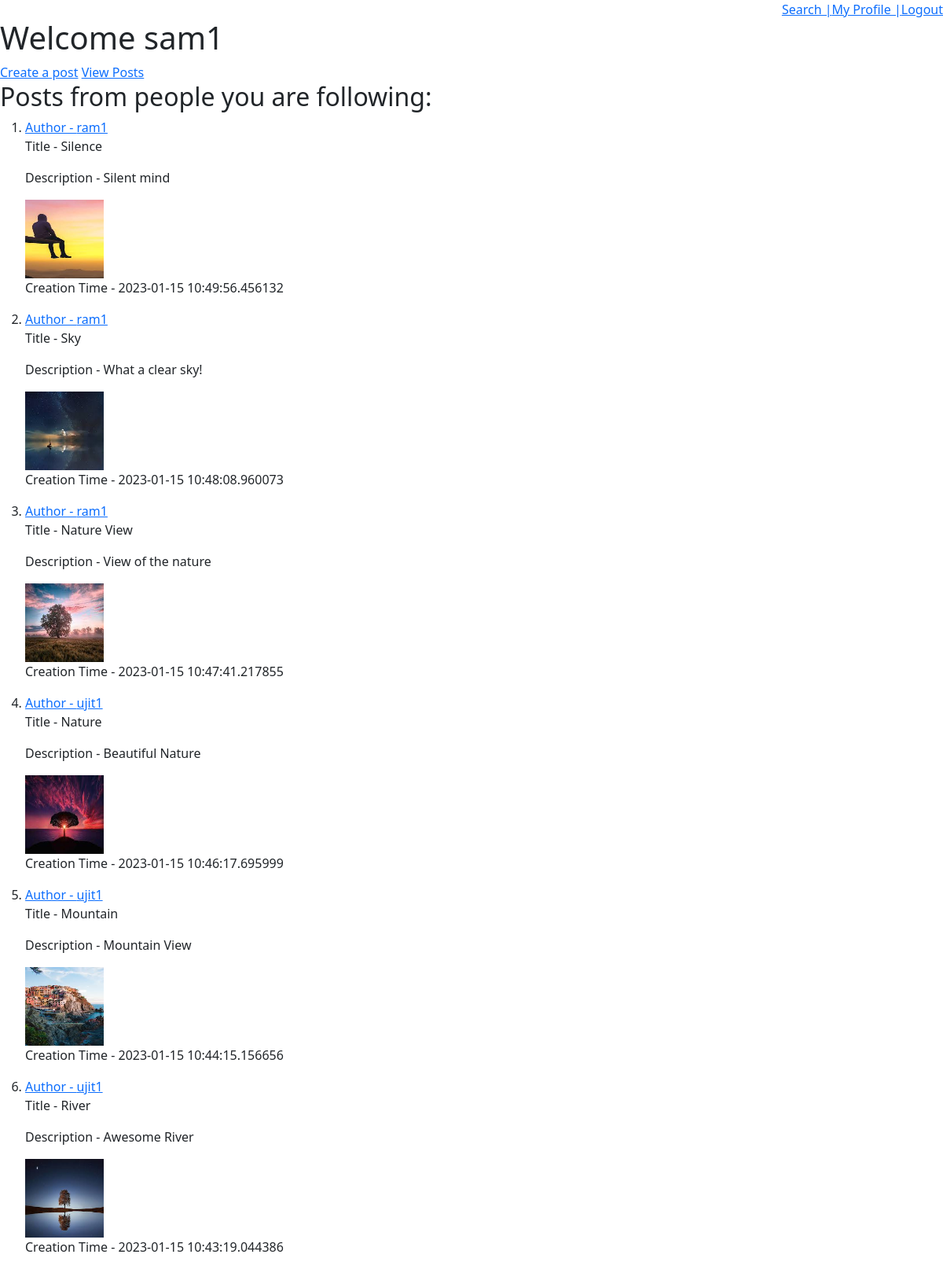
Screenshot of /home (signed in) with the database file from the repository.
### src/models.py (models this page shows, shortened)
class User(db.Model):
    __tablename__ = 'users'
    id = db.Column(db.Integer, primary_key=True)
    name = db.Column(db.String(70))
    username = db.Column(db.String(20), unique=True, nullable=False)
    password = db.Column(db.String(60), nullable=False)
    posts = db.relationship('BlogPost', backref='author_of_post', lazy=True)
    following = db.relationship(
        'User', secondary=followers,
        primaryjoin=(followers.c.follower_id == id),
        secondaryjoin=(followers.c.followed_id == id),
        backref=db.backref('followers', lazy='dynamic'), lazy='dynamic')

class BlogPost(db.Model):
    __tablename__ = 'blog_posts'
    id = db.Column(db.Integer, primary_key=True)
    title = db.Column(db.String(100), nullable=False)
    caption = db.Column(db.String(200), nullable=False)
    image_url = db.Column(db.String(200), nullable=False)
    timestamp = db.Column(db.DateTime, default=datetime.utcnow)
    user_id = db.Column(db.Integer, db.ForeignKey('users.id'), nullable=False)
    user = db.relationship('User', backref=db.backref('author_of_post', lazy=True))

### src/home.py (the view)
class Home(Resource):
    def get(self):
        if session:
            current_user = User.query.filter_by(username=session['username']).first()
            followed_posts = BlogPost.query.join(
                followers, (followers.c.followed_id == BlogPost.user_id)).filter(
                followers.c.follower_id == current_user.id).order_by(
                BlogPost.timestamp.desc()).all()
            return make_response(
                render_template('home.html', username=session['username'], followed_posts=followed_posts), 200)
        else:
            return redirect("/")

### src/templates/home.html (shortened to what this page needs)
<!DOCTYPE html>
<html>
<head>
    <link rel="stylesheet" href="{{ url_for('static', filename="CSS/style.css") }}">
</head>
<body>
<div style="display:flex;justify-content:flex-end">
    <a href="{{ url_for('search') }}">Search | </a>
    {% if username %}
        <a href="{{ url_for('profile', username=username) }}">My Profile | </a>
    {% else %}
        <a href="{{ url_for('profile', username=session["username"]) }}">My Profile | </a>
    {% endif %}
    <a href="{{ url_for('logout') }}">Logout</a>
</div>
<h1>Welcome {{ username }}</h1>
<nav>
    <a href="{{ url_for('createpost') }}">Create a post</a>
    <a href="{{ url_for('viewposts') }}">View Posts</a>
</nav>
{% if followed_posts %}
    <h2> Posts from people you are following:</h2>
    <ol>
        {% for post in followed_posts %}
            <li>
                <a href="{{ url_for('profile', username=post.author_of_post.username) }}">Author
                    - {{ post.author_of_post.username }}</a>
                <p>Title - {{ post.title }}</p>
                <p>Description - {{ post.caption }}</p>
                <img src="{{ url_for('static', filename="uploads/"+post.image_url) }}" width='100' height='100'>
                <p>Creation Time - {{ post.timestamp }}</p>
            </li>
        {% endfor %}
    </ol>
{% endif %}
</body>
</html>

### rows the page displays
User: username "sam1"
BlogPost: author_of_post.username "ram1", title "Silence", caption "Silent mind", image_url (picture), timestamp "2023-01-15 10:49:56.456132"
BlogPost: author_of_post.username "ram1", title "Sky", caption "What a clear sky!", image_url (picture), timestamp "2023-01-15 10:48:08.960073"
BlogPost: author_of_post.username "ram1", title "Nature View", caption "View of the nature", image_url (picture), timestamp "2023-01-15 10:47:41.217855"
BlogPost: author_of_post.username "ujit1", title "Nature", caption "Beautiful Nature", image_url (picture), timestamp "2023-01-15 10:46:17.695999"
BlogPost: author_of_post.username "ujit1", title "Mountain", caption "Mountain View", image_url (picture), timestamp "2023-01-15 10:44:15.156656"
BlogPost: author_of_post.username "ujit1", title "River", caption "Awesome River", image_url (picture), timestamp "2023-01-15 10:43:19.044386"
